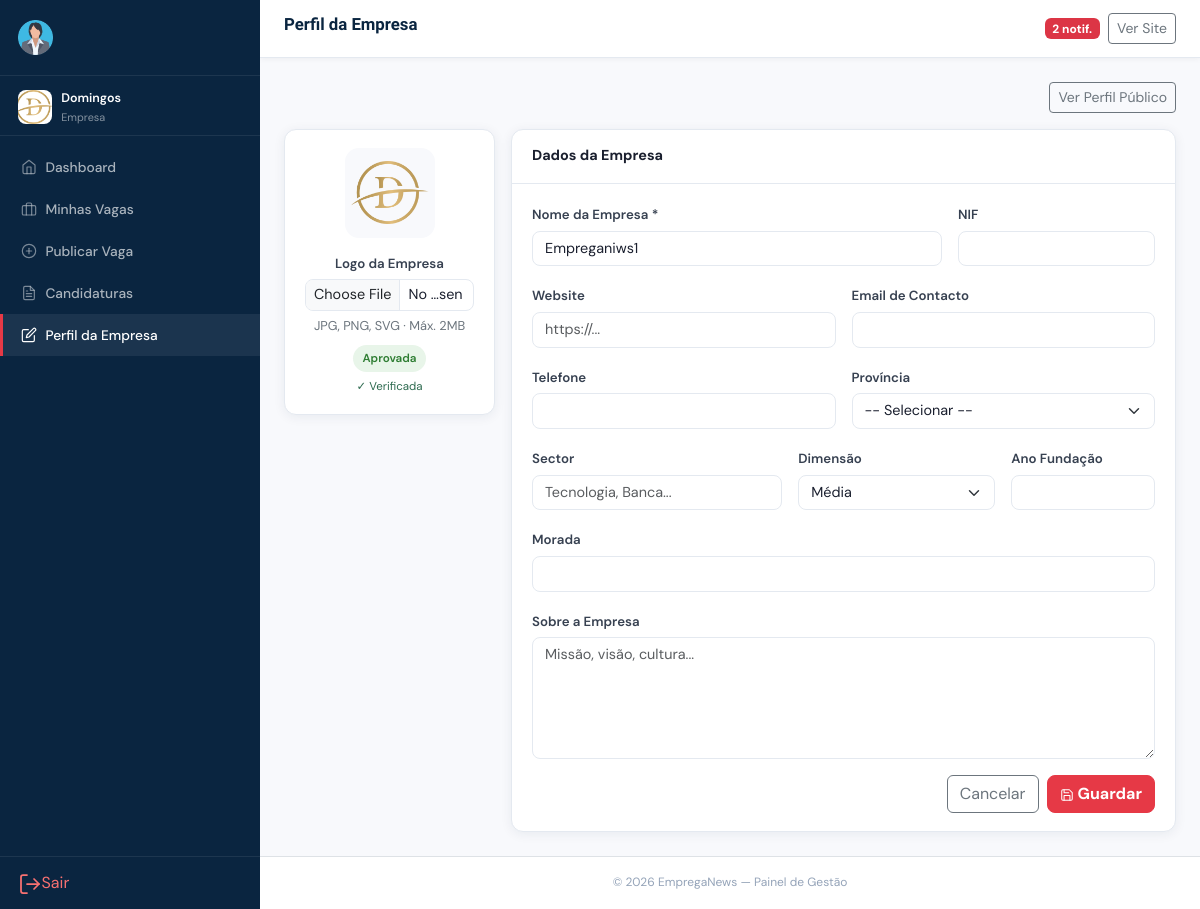
The page /empresa/perfil.php (signed in) on the database its author committed.
### tables this page shows
CREATE TABLE `empresas` (
  `id` int(11) NOT NULL,
  `utilizador_id` int(11) NOT NULL,
  `nome` varchar(200) NOT NULL,
  `slug` varchar(220) NOT NULL,
  `logo` varchar(255) DEFAULT NULL,
  `nif` varchar(30) DEFAULT NULL,
  `website` varchar(200) DEFAULT NULL,
  `telefone` varchar(30) DEFAULT NULL,
  `email_contato` varchar(150) DEFAULT NULL,
  `provincia_id` int(11) DEFAULT NULL,
  `morada` text DEFAULT NULL,
  `setor` varchar(100) DEFAULT NULL,
  `dimensao` enum('startup','pequena','media','grande','multinacional') DEFAULT 'media',
  `ano_fundacao` year(4) DEFAULT NULL,
  `sobre` text DEFAULT NULL,
  `estado` enum('pendente','aprovada','suspensa','rejeitada') DEFAULT 'pendente',
  `verificada` tinyint(1) DEFAULT 0 COMMENT 'Selo verificado pelo admin',
  `total_vagas_publicadas` int(11) DEFAULT 0,
  `criado_em` timestamp NOT NULL DEFAULT current_timestamp(),
  `atualizado_em` timestamp NOT NULL DEFAULT current_timestamp() ON UPDATE current_timestamp()
);

### includes/config.php (called while the page is built, shortened)
<?php
class DB {
    private static ?PDO $c = null;
    public static function conn(): PDO {
        if (!self::$c) {
            try {
                self::$c = new PDO(
                    "mysql:host=".DB_HOST.";dbname=".DB_NAME.";charset=utf8mb4",
                    DB_USER, DB_PASS,
                    [PDO::ATTR_ERRMODE            => PDO::ERRMODE_EXCEPTION,
                     PDO::ATTR_DEFAULT_FETCH_MODE => PDO::FETCH_ASSOC,
                     PDO::ATTR_EMULATE_PREPARES   => false]
                );
            } catch (PDOException $e) {
                die('
<!DOCTYPE html><html><head><meta charset="UTF-8">
<title>Erro de Ligação</title>
<style>body{font-family:sans-serif;padding:3rem;color:#c00;background:#fff8f8;}
h2{color:#c00;}code{background:#fee;padding:.2rem .4rem;border-radius:4px;}</style>
</head><body>
<h2>⚠ Erro de Ligação à Base de Dados</h2>
<p>Não foi possível ligar ao MySQL. Verifique as configurações em <code>includes/config.php</code>:</p>
<ul>
  <li>DB_HOST: <code>' . DB_HOST . '</code></li>
  <li>DB_NAME: <code>' . DB_NAME . '</code></li>
  <li>DB_USER: <code>' . DB_USER . '</code></li>
</ul>
<p>Mensagem do servidor: <code>' . htmlspecialchars($e->getMessage()) . '</code></p>
<p>Certifique-se de que correu o ficheiro <code>database.sql</code> para criar a base de dados.</p>
</body></html>');
            }
        }
        return self::$c;
    }
    public static function q(string $sql, array $p=[]): PDOStatement { $s=self::conn()->prepare($sql); $s->execute($p); return $s; }
    public static function row(string $sql, array $p=[]): ?array     { return self::q($sql,$p)->fetch()?:null; }
    public static function all(string $sql, array $p=[]): array      { return self::q($sql,$p)->fetchAll(); }
    public static function val(string $sql, array $p=[]): mixed      { $r=self::q($sql,$p)->fetch(PDO::FETCH_NUM); return $r?$r[0]:null; }
}
function allCfg(): array {
    try { return array_column(DB::all("SELECT chave,valor FROM configuracoes"),'valor','chave'); }
    catch(Exception $e){ return []; }
}
function h(mixed $s): string { return htmlspecialchars((string)$s, ENT_QUOTES, 'UTF-8'); }
function url(string $caminho = ''): string {
    return BASE_URL . ltrim($caminho, '/');
}
function loggedIn(): bool { return !empty($_SESSION['uid']); }
function meEmpresa(): ?array {
    return DB::row(
        "SELECT e.*, u.email, u.nome as nome_user FROM empresas e
         JOIN utilizadores u ON u.id=e.utilizador_id
         WHERE e.utilizador_id=?", [$_SESSION['uid']]
    );
}
function totalNotifs(): int {
    return (int)(DB::val("SELECT COUNT(*) FROM notificacoes WHERE utilizador_id=? AND lida=0",
        [$_SESSION['uid']]) ?? 0);
}

### empresa/perfil.php (the view, shortened to what this page needs)
<?php
require_once '../includes/config.php';
$cfg=allCfg(); $emp=meEmpresa();
$titulo_pag='Perfil da Empresa';
require_once '../includes/header_painel.php';
?>
<div class="d-flex justify-content-end mb-3">
  <a href="<?= url('empresa.php?id='.$emp['id']) ?>" target="_blank" class="btn btn-sm btn-outline-secondary">Ver Perfil Público</a>
</div>
<form method="POST" enctype="multipart/form-data">
<div class="row g-3">
  <div class="col-lg-3">
    <div class="p-card text-center">
      <div class="p-card-body">
        <?php if($emp['logo']): ?>
          <img src="<?= url('uploads/logos/'.h($emp['logo'])) ?>" style="width:90px;height:90px;border-radius:14px;object-fit:contain;background:#f8f9fc;padding:6px;margin:0 auto .75rem;display:block;">
        <?php else: ?>
          <div style="width:90px;height:90px;border-radius:14px;background:linear-gradient(135deg,var(--pri),var(--sec));display:flex;align-items:center;justify-content:center;color:#fff;font-weight:700;font-size:2rem;margin:0 auto .75rem;"><?= mb_strtoupper(mb_substr($emp['nome'],0,1)) ?></div>
        <?php endif; ?>
        <label class="form-label">Logo da Empresa</label>
        <input type="file" name="logo" class="form-control form-control-sm" accept="image/*">
        <div class="text-muted-sm mt-1">JPG, PNG, SVG · Máx. 2MB</div>
        <div class="mt-2">
          <span class="b-status <?= match($emp['estado']){'aprovada'=>'b-aprov','pendente'=>'b-pend',default=>'b-susp'} ?>"><?= ucfirst($emp['estado']) ?></span>
          <?php if($emp['verificada']): ?><div style="font-size:.72rem;color:#2d6a4f;margin-top:.3rem;">✓ Verificada</div><?php endif; ?>
        </div>
      </div>
    </div>
  </div>
  <div class="col-lg-9">
    <div class="p-card">
      <div class="p-card-header">Dados da Empresa</div>
      <div class="p-card-body">
        <div class="row g-3">
          <div class="col-md-8"><label class="form-label">Nome da Empresa *</label><input type="text" name="nome" class="form-control" required value="<?= h($emp['nome']) ?>"></div>
          <div class="col-md-4"><label class="form-label">NIF</label><input type="text" name="nif" class="form-control" value="<?= h($emp['nif']??'') ?>"></div>
          <div class="col-md-6"><label class="form-label">Website</label><input type="url" name="web" class="form-control" placeholder="https://..." value="<?= h($emp['website']??'') ?>"></div>
          <div class="col-md-6"><label class="form-label">Email de Contacto</label><input type="email" name="email_c" class="form-control" value="<?= h($emp['email_contato']??'') ?>"></div>
          <div class="col-md-6"><label class="form-label">Telefone</label><input type="text" name="tel" class="form-control" value="<?= h($emp['telefone']??'') ?>"></div>
          <div class="col-md-6">
            <label class="form-label">Província</label>
            <select name="prov" class="form-select">
              <option value="">-- Selecionar --</option>
            </select>
          </div>
          <div class="col-md-5"><label class="form-label">Sector</label><input type="text" name="setor" class="form-control" placeholder="Tecnologia, Banca..." value="<?= h($emp['setor']??'') ?>"></div>
          <div class="col-md-4">
            <label class="form-label">Dimensão</label>
            <select name="dim" class="form-select">
              <?php foreach(['startup'=>'Startup','pequena'=>'Pequena','media'=>'Média','grande'=>'Grande','multinacional'=>'Multinacional'] as $k=>$l): ?>
              <option value="<?= $k ?>" <?= ($emp['dimensao']??'media')===$k?'selected':'' ?>><?= $l ?></option>
              <?php endforeach; ?>
            </select>
          </div>
          <div class="col-md-3"><label class="form-label">Ano Fundação</label><input type="number" name="ano" class="form-control" min="1900" max="<?= date('Y') ?>" value="<?= h($emp['ano_fundacao']??'') ?>"></div>
          <div class="col-12"><label class="form-label">Morada</label><input type="text" name="morada" class="form-control" value="<?= h($emp['morada']??'') ?>"></div>
          <div class="col-12"><label class="form-label">Sobre a Empresa</label><textarea name="sobre" class="form-control" rows="5" placeholder="Missão, visão, cultura..."><?= h($emp['sobre']??'') ?></textarea></div>
          <div class="col-12 d-flex justify-content-end gap-2">
            <a href="<?= url('empresa/index.php') ?>" class="btn btn-outline-secondary">Cancelar</a>
            <button type="submit" class="btn btn-ace fw-bold"><i data-feather="save" style="width:14px;height:14px;" class="me-1"></i>Guardar</button>
          </div>
        </div>
      </div>
    </div>
  </div>
</div>
</form>
<?php require_once '../includes/footer_painel.php'; ?>

### includes/header_painel.php (shortened to what this page needs)
 <?php
$cfg       = $cfg ?? allCfg();
$titulo_pag= $titulo_pag ?? 'Painel';
$nome_site = $cfg['site_nome'] ?? 'Emprega';
$script     = $_SERVER['SCRIPT_NAME'] ?? '/index.php';
$depth      = substr_count(str_replace('\\','/',dirname($script)), '/');
$base_depth = substr_count(rtrim(str_replace('\\','/',parse_url(BASE_URL,PHP_URL_PATH)),'/'), '/');
$levels     = max(0, $depth - $base_depth);
$rel        = str_repeat('../', $levels);
$tipo_u   = $_SESSION['tipo']  ?? '';
$nome_u   = $_SESSION['nome']  ?? '';
$notifs   = totalNotifs();
$nav_admin = [
    ['home', url('admin/index.php'), 'Dashboard'],
    ['briefcase', url('admin/vagas.php'), 'Vagas'],
    ['building-2', url('admin/empresas.php'), 'Empresas'],
    ['users', url('admin/candidatos.php'), 'Candidatos'],
    ['file-text', url('admin/candidaturas.php'), 'Candidaturas'],
    ['grid', url('admin/categorias.php'), 'Categorias'],
    ['bar-chart-2', url('admin/relatorios.php'), 'Relatórios'],
    ['settings', url('admin/configuracoes.php'), 'Configurações'],
];
$nav_empresa = [
    ['home', url('empresa/index.php'), 'Dashboard'],
    ['briefcase', url('empresa/vagas.php'), 'Minhas Vagas'],
    ['plus-circle', url('empresa/nova_vaga.php'), 'Publicar Vaga'],
    ['file-text', url('empresa/candidaturas.php'), 'Candidaturas'],
    ['edit', url('empresa/perfil.php'), 'Perfil da Empresa'],
];
$nav_candidato = [
    ['home', url('candidato/index.php'), 'Dashboard'],
    ['search', url('index.php'), 'Pesquisar Vagas'],
    ['file-text', url('candidato/candidaturas.php'), 'Minhas Candidaturas'],
    ['heart', url('candidato/guardadas.php'), 'Vagas Guardadas'],
    ['user', url('candidato/perfil.php'), 'Meu Perfil'],
    ['file', url('candidato/curriculo.php'), 'Currículo'],
    ['bell', url('candidato/notificacoes.php'), 'Notificações'],
];
$nav_links = match($tipo_u) {
    'admin'     => $nav_admin,
    'empresa'   => $nav_empresa,
    default     => $nav_candidato
};
$script_atual = basename($_SERVER['SCRIPT_NAME'] ?? '');
$dir_atual    = basename(dirname($_SERVER['SCRIPT_NAME'] ?? ''));
?>
<!DOCTYPE html>
<html lang="pt">
<head>
<link rel="stylesheet" href="https://cdn.jsdelivr.net/npm/bootstrap@5.3.2/dist/css/bootstrap.min.css">
<link rel="stylesheet" href="<?= $rel ?>assets/css/style.css">
</head>
<body>
<aside class="painel-sidebar" id="pSidebar">
  <div class="painel-brand">
    <a href="<?= url('index.php') ?>" class="nav-brand">
      <?php if(!empty($cfg['site_logo'])): ?>
        <img src="<?= url('uploads/site/'.$cfg['site_logo']) ?>" alt="<?= h($nome_site) ?>">
      <?php else: ?>
        <span style="font-size:1.2rem;color:#fff;"><?= h($nome_site) ?><span style="color:var(--ace);">.</span></span>
      <?php endif; ?>
    </a>
  </div>
  <div style="padding:.75rem 1.1rem .5rem;border-bottom:1px solid rgba(255,255,255,.08);display:flex;align-items:center;gap:.6rem;min-width:0;">
    <?php
        $foto_u = '';
    $user_id_sessao = $_SESSION['user_id'] ?? $_SESSION['id'] ?? 0;
    if ($tipo_u === 'admin' && $user_id_sessao) {
        $ad = DB::row("SELECT foto FROM utilizadores WHERE id=?", [$user_id_sessao]);
        $foto_u = $ad['foto'] ?? '';
    }
    elseif ($tipo_u === 'candidato') {
        $c = meCandidato();
        $foto_u = $c['foto'] ?? '';
    }
    elseif ($tipo_u === 'empresa') {
        $e = meEmpresa();
        $foto_u = $e['logo'] ?? '';
    }
    ?>
          <?php if ($foto_u):
      $pasta = match($tipo_u) { 'empresa' => 'logos', 'admin' => 'perfil', default => 'fotos' };
    ?>
      <img src="<?= url('uploads/'.$pasta.'/'.$foto_u) ?>"
        style="width:34px;height:34px;border-radius:<?= ($tipo_u==='empresa'?'8px':'50%') ?>;object-fit:cover;background:#fff;flex-shrink:0;">
    <?php else: ?>
      <div style="width:34px;height:34px;border-radius:50%;background:var(--sec);display:flex;align-items:center;justify-content:center;color:#fff;font-weight:700;font-size:.8rem;flex-shrink:0;">
        <?= mb_strtoupper(mb_substr($nome_u,0,1)) ?>
      </div>
    <?php endif; ?>
    <div style="min-width:0;">
      <div style="font-size:.78rem;font-weight:600;color:#fff;white-space:nowrap;overflow:hidden;text-overflow:ellipsis;"><?= h($nome_u) ?></div>
      <div style="font-size:.68rem;color:rgba(255,255,255,.5);"><?= ucfirst($tipo_u) ?></div>
    </div>
  </div>
  <nav class="painel-nav">
    <?php foreach ($nav_links as [$ico,$href,$label]):
      $is_active = (rtrim($href,'/') === rtrim(url($dir_atual.'/'.$script_atual),'/'))
                || (rtrim($href,'/') === rtrim(url($script_atual),'/'));
    ?>
    <a class="nav-item <?= $is_active?'active':'' ?>" href="<?= h($href) ?>">
      <i data-feather="<?= $ico ?>"></i>
      <span><?= $label ?></span>
    </a>
    <?php endforeach; ?>
  </nav>
  <div class="painel-footer">
    <a class="nav-item" href="<?= url('logout.php') ?>" style="color:#f87171!important;">
      <i data-feather="log-out"></i><span>Sair</span>
    </a>
  </div>
</aside>
<div class="painel-main">
  <header class="painel-topbar">
    <div class="d-flex align-items-center gap-3">
      <h1 class="painel-page-title"><?= h($titulo_pag) ?></h1>
    </div>
    <div class="d-flex align-items-center gap-2">
      <?php if ($notifs > 0): ?>
        <span class="badge bg-danger"><?= $notifs ?> notif.</span>
      <?php endif; ?>
      <a href="<?= url('index.php') ?>" class="btn btn-sm btn-outline-secondary d-none d-sm-inline-block">
        Ver Site
      </a>
    </div>
  </header>
  <div class="painel-content">

### rows shown on the page
empresas: logo (picture), estado "Aprovada", nome "Empreganiws1", dim "Média"

### other values the page prints
$nome_u "Domingos"
$tipo_u "Empresa"
$label "Dashboard"
$label "Minhas Vagas"
$label "Publicar Vaga"
$label "Candidaturas"
$label "Perfil da Empresa"
$titulo_pag "Perfil da Empresa"
$notifs "2"
$cfg['site_nome'] "EmpregaNews"
